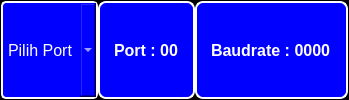
                     <widget class="QFrame" name="frame_14">
                      <property name="sizePolicy">
                       <sizepolicy hsizetype="Expanding" vsizetype="Expanding">
                        <horstretch>0</horstretch>
                        <verstretch>0</verstretch>
                       </sizepolicy>
                      </property>
                      <property name="styleSheet">
                       <string notr="true">background-color: rgb(0, 0, 0);</string>
                      </property>
                      <property name="frameShape">
                       <enum>QFrame::StyledPanel</enum>
                      </property>
                      <property name="frameShadow">
                       <enum>QFrame::Raised</enum>
                      </property>
                      <layout class="QHBoxLayout" name="horizontalLayout_8">
                       <property name="spacing">
                        <number>0</number>
                       </property>
                       <property name="leftMargin">
                        <number>0</number>
                       </property>
                       <property name="topMargin">
                        <number>0</number>
                       </property>
                       <property name="rightMargin">
                        <number>0</number>
                       </property>
                       <property name="bottomMargin">
                        <number>0</number>
                       </property>
                       <item>
                        <widget class="QComboBox" name="box_port">
                         <property name="sizePolicy">
                          <sizepolicy hsizetype="Expanding" vsizetype="Expanding">
                           <horstretch>0</horstretch>
                           <verstretch>0</verstretch>
                          </sizepolicy>
                         </property>
                         <property name="font">
                          <font>
                           <pointsize>-1</pointsize>
                          </font>
                         </property>
                         <property name="styleSheet">
                          <string notr="true">QComboBox {
    color: rgb(255, 255, 255); /* Warna teks */
    background-color: rgb(0, 0, 255); /* Warna latar belakang */
    border: 2px solid white; /* Border putih */
    border-radius: 5px; /* Sudut membulat */
    padding: 5px; /* Padding internal */
    font-size: 16px; /* Ukuran font */
}

QComboBox:hover {
    background-color: rgb(0, 102, 255); /* Warna saat hover */
}

QComboBox QAbstractItemView {
    color: rgb(0, 0, 0); /* Warna teks dalam dropdown */
    background-color: rgb(255, 255, 255); /* Warna latar dropdown */
    selection-background-color: rgb(0, 102, 255); /* Warna pilihan yang disorot */
    selection-color: rgb(255, 255, 255); /* Warna teks pilihan yang disorot */
    border: 1px solid rgb(200, 200, 200); /* Border dropdown */
    padding: 3px;
    font-size: 12px;
}
</string>
                         </property>
                         <item>
                          <property name="text">
                           <string>Pilih Port</string>
                          </property>
                         </item>
                        </widget>
                       </item>
                       <item>
                        <widget class="QLabel" name="label_port">
                         <property name="sizePolicy">
                          <sizepolicy hsizetype="Expanding" vsizetype="Expanding">
                           <horstretch>0</horstretch>
                           <verstretch>0</verstretch>
                          </sizepolicy>
                         </property>
                         <property name="font">
                          <font>
                           <pointsize>-1</pointsize>
                           <weight>75</weight>
                           <bold>true</bold>
                          </font>
                         </property>
                         <property name="styleSheet">
                          <string notr="true">QLabel {
    color: rgb(255, 255, 255); /* Warna teks putih */
    background-color: rgb(0, 0, 255); /* Warna latar belakang biru */
    border: 2px solid rgb(255, 255, 255); /* Border putih */
    border-radius: 8px; /* Membulatkan sudut */
    padding: 10px; /* Memberi ruang di dalam elemen */
    font-size: 16px; /* Ukuran font */
    font-weight: bold; /* Teks tebal */
    text-align: center; /* Rata tengah teks */
}
</string>
                         </property>
                         <property name="text">
                          <string>Port : 00</string>
                         </property>
                        </widget>
                       </item>
                       <item>
                        <widget class="QLabel" name="label_baudrate">
                         <property name="sizePolicy">
                          <sizepolicy hsizetype="Expanding" vsizetype="Expanding">
                           <horstretch>0</horstretch>
                           <verstretch>0</verstretch>
                          </sizepolicy>
                         </property>
                         <property name="font">
                          <font>
                           <pointsize>-1</pointsize>
                           <weight>75</weight>
                           <bold>true</bold>
                          </font>
                         </property>
                         <property name="styleSheet">
                          <string notr="true">QLabel {
    color: rgb(255, 255, 255); /* Warna teks putih */
    background-color: rgb(0, 0, 255); /* Warna latar belakang biru */
    border: 2px solid rgb(255, 255, 255); /* Border putih */
    border-radius: 8px; /* Membulatkan sudut */
    padding: 10px; /* Memberi ruang di dalam elemen */
    font-size: 16px; /* Ukuran font */
    font-weight: bold; /* Teks tebal */
    text-align: center; /* Rata tengah teks */
}
</string>
                         </property>
                         <property name="text">
                          <string>Baudrate : 0000</string>
                         </property>
                        </widget>
                       </item>
                      </layout>
                     </widget>
